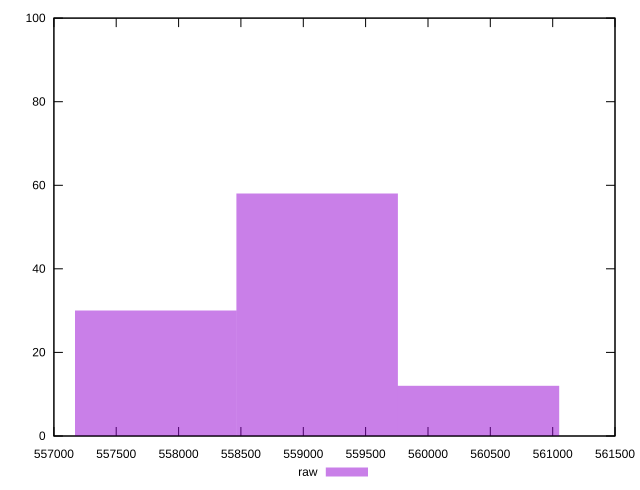

Write gnuplot code to recreate this figure.
reset
set terminal svg size 640, 490 enhanced background rgb 'white'
set output "reprap/uses-long-cache-ttl/samples/pages/raw/histogram.svg"

$raw <<EOF
559110.6201774001 58
560404.857724107 12
557816.3826306931 30
EOF

set key outside below
set boxwidth 1294.2375467069446
set yrange [0:100]
set style fill transparent solid 0.5 noborder

plot \
  $raw title "raw" with boxes, \


reset
